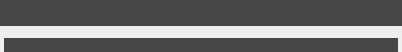
<?xml version="1.0" encoding="UTF-8"?>
<ui version="4.0">
 <class>wgResize</class>
 <widget class="QWidget" name="wgResize">
  <property name="geometry">
   <rect>
    <x>0</x>
    <y>0</y>
    <width>402</width>
    <height>51</height>
   </rect>
  </property>
  <property name="minimumSize">
   <size>
    <width>0</width>
    <height>0</height>
   </size>
  </property>
  <property name="maximumSize">
   <size>
    <width>16777215</width>
    <height>1632332</height>
   </size>
  </property>
  <property name="windowTitle">
   <string>Project</string>
  </property>
  <property name="windowIcon">
   <iconset>
    <normaloff>:/btn/btn/btnProject48.png</normaloff>:/btn/btn/btnProject48.png</iconset>
  </property>
  <property name="styleSheet">
   <string notr="true"/>
  </property>
  <layout class="QVBoxLayout" name="verticalLayout_5">
   <property name="spacing">
    <number>6</number>
   </property>
   <property name="margin">
    <number>0</number>
   </property>
   <item>
    <widget class="QWidget" name="wg" native="true">
     <property name="minimumSize">
      <size>
       <width>0</width>
       <height>26</height>
      </size>
     </property>
     <property name="styleSheet">
      <string notr="true">QWidget{
	background-color: rgb(70, 70, 70);
	selection-background-color: rgb(1, 79, 131);
	color: rgb(235, 235, 235);
}

QPushButton { 
	border:0px;
}

QPushButton:hover {background-color: rgb(55, 90, 126); }

QPushButton:pressed{ 
	 border: 0px solid green;
}

QToolTip { 
	background-color: rgb(52, 52, 52);
	color: rgb(241, 241, 241);
	border: black solid 1px;
}</string>
     </property>
     <layout class="QHBoxLayout" name="layTop">
      <property name="spacing">
       <number>6</number>
      </property>
      <property name="margin">
       <number>0</number>
      </property>
      <item>
       <widget class="QPushButton" name="btnOptions">
        <property name="minimumSize">
         <size>
          <width>0</width>
          <height>0</height>
         </size>
        </property>
        <property name="maximumSize">
         <size>
          <width>14</width>
          <height>1633233</height>
         </size>
        </property>
        <property name="font">
         <font>
          <weight>75</weight>
          <bold>true</bold>
         </font>
        </property>
        <property name="toolTip">
         <string>Options: Open and change script settings.</string>
        </property>
        <property name="styleSheet">
         <string notr="true">color: rgb(255, 0, 0);</string>
        </property>
        <property name="text">
         <string/>
        </property>
        <property name="icon">
         <iconset resource="../../../img.qrc">
          <normaloff>:/btn/scriptSelection/python/ui/btnArrowDown20.png</normaloff>:/btn/scriptSelection/python/ui/btnArrowDown20.png</iconset>
        </property>
        <property name="iconSize">
         <size>
          <width>12</width>
          <height>12</height>
         </size>
        </property>
       </widget>
      </item>
     </layout>
    </widget>
   </item>
   <item>
    <widget class="QWidget" name="wgOptions" native="true">
     <property name="styleSheet">
      <string notr="true">color: rgb(233, 233, 233);</string>
     </property>
     <layout class="QHBoxLayout" name="layOptions">
      <property name="spacing">
       <number>12</number>
      </property>
      <property name="leftMargin">
       <number>8</number>
      </property>
      <property name="topMargin">
       <number>0</number>
      </property>
      <property name="rightMargin">
       <number>0</number>
      </property>
      <property name="bottomMargin">
       <number>0</number>
      </property>
     </layout>
    </widget>
   </item>
   <item>
    <widget class="QWidget" name="wgFooter" native="true">
     <layout class="QHBoxLayout" name="horizontalLayout_2">
      <property name="leftMargin">
       <number>4</number>
      </property>
      <property name="topMargin">
       <number>0</number>
      </property>
      <property name="rightMargin">
       <number>4</number>
      </property>
      <property name="bottomMargin">
       <number>0</number>
      </property>
      <item>
       <widget class="QLabel" name="lblComment">
        <property name="font">
         <font>
          <weight>75</weight>
          <bold>true</bold>
         </font>
        </property>
        <property name="styleSheet">
         <string notr="true">color: rgb(167, 167, 167);
background-color: rgb(71, 71, 71);</string>
        </property>
        <property name="frameShape">
         <enum>QFrame::NoFrame</enum>
        </property>
        <property name="text">
         <string/>
        </property>
       </widget>
      </item>
     </layout>
    </widget>
   </item>
  </layout>
 </widget>
 <resources>
  <include location="../../../img.qrc"/>
 </resources>
 <connections/>
</ui>
